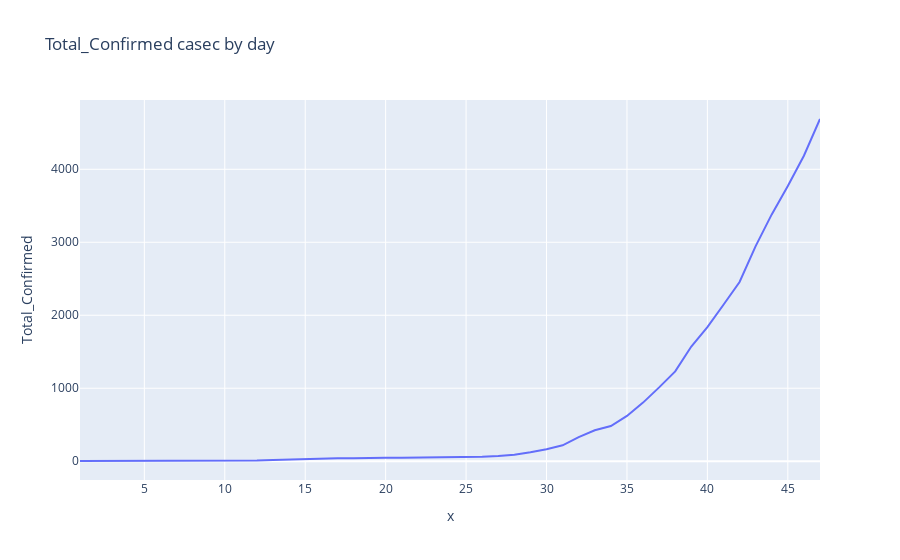

The code cell stored with this chart in its notebook:
### Code cell
import plotly.express as px

fig = px.line(train,x=train.index,y="Total_Confirmed" ,title='Total_Confirmed casec by day')
fig.show()

### Figure 1 — Plotly figure (JSON) as saved in the notebook; plotly's stock layout.template omitted (floating-point values rounded to 4 significant figures)
{"data": [{"hoverlabel": {"namelength": 0}, "hovertemplate": "x=%{x}<br>Total_Confirmed=%{y}", "legendgroup": "", "line": {"color": "#636efa", "dash": "solid"}, "mode": "lines", "name": "", "showlegend": false, "type": "scatter", "x": [1, 7, 9, 10, 11, 12, 13, 14, 15, 16, 17, 18, 19, 20, 21, 22, 23, 24, 25, 26, 27, 28, 29, 30, 31, 32, 33, 34, 35, 36, 37, 38, 39, 40, 41, 42, 43, 44, 45, 46, 47], "xaxis": "x", "y": [3, 3, 5, 8, 10, 10, 17, 24, 27, 33, 39, 39, 48, 48, 48, 49, 51, 54, 56, 61, 70, 88, 123, 164, 218, 330, 424, 482, 621, 803, 1012, 1231, 1572, 1838, 2144, 2456, 2948, 3382, 3772, 4186, 4689], "yaxis": "y"}], "layout": {"legend": {"tracegroupgap": 0}, "title": {"text": "Total_Confirmed casec by day"}, "xaxis": {"anchor": "y", "domain": [0, 1], "title": {"text": "x"}}, "yaxis": {"anchor": "x", "domain": [0, 1], "title": {"text": "Total_Confirmed"}}}}
